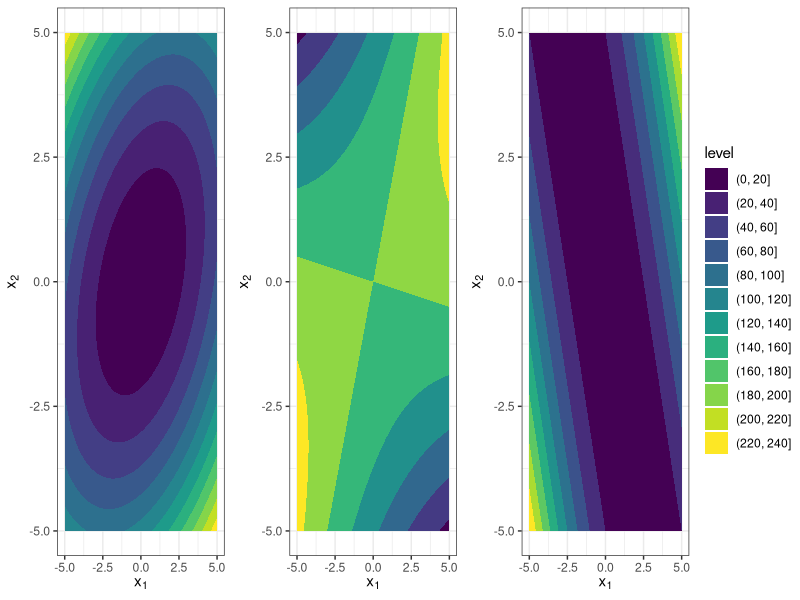

Here is the R script that generated this plot:
library(ggplot2)
library(ggpubr)

# Two quadratic functions

# Matrix 1: positive eigenvalues 
D = diag(c(2, 5))
V = matrix(c(2, 1, -1, 2), 2, byrow=FALSE) / sqrt(5)
A = V %*% D %*% t(V)

print(A)
print(eigen(A)$values)

# Plot function 
x1 = seq(-5, 5, by = 0.1)
x2 = x1
X = expand.grid(x1, x2)
y = apply(X, 1, function(x) t(x) %*% A %*% x)

df = data.frame(X, y)

p1 = ggplot(data = df, aes(x = Var1, y = Var2, z = y)) + geom_contour_filled()
p1 = p1 + xlab(expression(x[1])) + ylab(expression(x[2])) + theme_bw()


D = diag(c(2, -5))
V = matrix(c(2, 1, -1, 2), 2, byrow=FALSE) / sqrt(5)
A = V %*% D %*% t(V)

print(A)
print(eigen(A)$values)

# Plot function 
x1 = seq(-5, 5, by = 0.1)
x2 = x1
X = expand.grid(x1, x2)
y = apply(X, 1, function(x) t(x) %*% A %*% x)

df = data.frame(X, y)

p2 = ggplot(data = df, aes(x = Var1, y = Var2, z = y)) + geom_contour_filled()
p2 = p2 + xlab(expression(x[1])) + ylab(expression(x[2])) + theme_bw()


D = diag(c(2, 0))
V = matrix(c(2, 1, -1, 2), 2, byrow=FALSE) / sqrt(5)
A = V %*% D %*% t(V)

print(A)
print(eigen(A)$values)

# Plot function 
x1 = seq(-5, 5, by = 0.1)
x2 = x1
X = expand.grid(x1, x2)
y = apply(X, 1, function(x) t(x) %*% A %*% x)

df = data.frame(X, y)

p3 = ggplot(data = df, aes(x = Var1, y = Var2, z = y)) + geom_contour_filled()
p3 = p3 + xlab(expression(x[1])) + ylab(expression(x[2])) + theme_bw()


p = ggarrange(p1, p2, p3, nrow=1, common.legend = TRUE, legend="right")

ggsave("figure_man/hessian-eigenvalues.pdf", p, width = 12, height = 4)